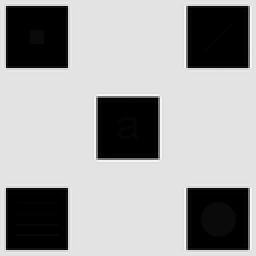
%> input picture 作业/hw1-18300290007/black.tif, 128 x 128 px, shrunk from 512 x 512 before the run (shown 2 times larger)
$ octave Local_hist_euqalization.m   (GNU Octave 9; MATLAB toolbox functions it lacks are replaced by stand-ins)
%> lines starting %> are read from the running program, lines starting %| are printed output that depends on the picture
clear all;clc;close all;
img=imread("black.tif");
%> img is the input picture: size 128x128 uint8; min 0, max 245, mean 161
subplot(2,2,1);
imshow(img);
title('origin image')
subplot(2,2,2);
A=localhist(img,5);
imshow(A)
title('k=5');
subplot(2,2,3);
A=localhist(img,9);
imshow(A)
title('k=9');
subplot(2,2,4);
A=localhist(img,13);
imshow(A)
title('k=13');

function A=localhist(B,k)
%> called with k = 5
[m,n]=size(B);
%> m = 128; n = 128
q=(k-1)/2; %中心到边界距离
A=zeros(m,n); %修改后另存矩阵
c=zeros(256,1); %灰度统计列
b=zeros(m+2*q,n+2*q); %扩张矩阵
b(1+q:m+q,1+q:n+q)=B;
b(1:q,1+q:n+q)=flipud(B(2:q+1,1:n));
b(m+q+1:m+2*q,1+q:n+q)=flipud(B(m-q:m-1,1:n));
b(1+q:m+q,1:q)=fliplr(B(1:m,2:q+1));
b(1+q:m+q,1+n+q:n+2*q)=fliplr(B(1:m,n-q:n-1));
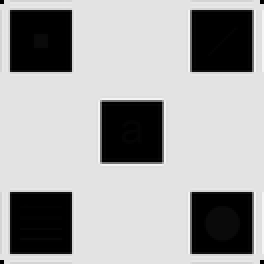
%> b: size 132x132 double (shown 2 times larger); min 0, max 245, mean 164.7
%imshow(b);
for i=1:1+2*q
    for j=1:1+2*q
        c(b(i,j)+1)=c(b(i,j)+1)+1;
    end
end %初始化
%> after the loop, c = 256 values, max 18 at index 228, min 0 at index 2, mean 0.0977
flag=1;
j=1+q;
for i=1+q:m+q
    A(i-q,j-q)=sum(c(1:b(i,j)+1))/k^2;
    sym=(flag-1)/2;
    for j=(-1*sym*(2*q+1+n)+flag*(1+q)):flag:(-1*sym*(2*q+1+n)+flag*(n+q))
        for x=i-q:i+q
            c(b(x,j-q)+1)= c(b(x,j-q)+1)-flag;
            c(b(x,j+q)+1)= c(b(x,j+q)+1)+flag;
        end
        A(i-q,j-q)=sum(c(1:b(i,j)+1))/k^2;
    end
    flag=-1*flag;
    if(i~=m+q)
        for x=j-q:j+q
            c(b(i-q,x)+1)= c(b(i-q,x)+1)-1;
            c(b(i+q,x)+1)= c(b(i+q,x)+1)+1;
        end
    end
end
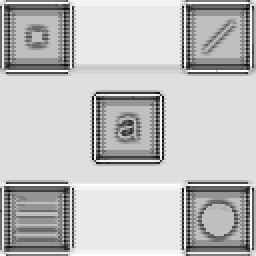
%> A: size 128x128 double (shown 2 times larger); min 0.08, max 1.04, mean 0.804; drawn with min black and max white
%> after the loop, c = 256 values, max 19 at index 228, min -1 at index 229, mean 0.0977
A=uint8(A*255);
%> A: size 128x128 uint8
%> call 2 of localhist, with k = 9
%> in localhist (call 2), `b(1+q:m+q,1+n+q:n+2*q)=fliplr(B(1:m,n-q:n-1));`:
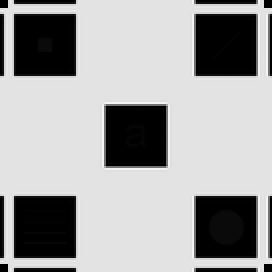
%> b: size 136x136 double (shown 2 times larger); min 0, max 245, mean 162.1
%> after the loop in localhist (call 2), `for i=1:1+2*q`: c = 256 values, max 19 at index 1, min 0 at index 2, mean 0.316
%> after the loop in localhist (call 2), `for i=1+q:m+q`:
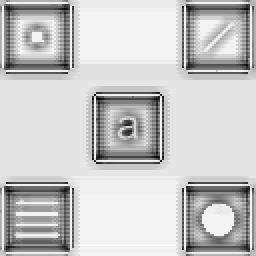
%> A: size 128x128 double (shown 2 times larger); min 0.185, max 1.04, mean 0.856; drawn with min black and max white
%> after the loop in localhist (call 2), `for i=1+q:m+q`: c = 256 values, max 19 at index 228, min -3 at index 221, mean 0.316
%> call 3 of localhist, with k = 13
%> in localhist (call 3), `b(1+q:m+q,1+n+q:n+2*q)=fliplr(B(1:m,n-q:n-1));`:
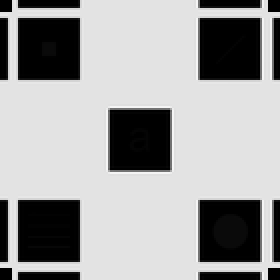
%> b: size 140x140 double (shown 2 times larger); min 0, max 245, mean 159.2
%> after the loop in localhist (call 3), `for i=1:1+2*q`: c = 256 values, max 51 at index 1, min 0 at index 4, mean 0.66
%> after the loop in localhist (call 3), `for i=1+q:m+q`:
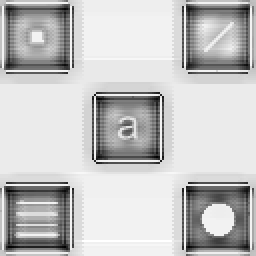
%> A: size 128x128 double (shown 2 times larger); min 0.201, max 1.04, mean 0.85; drawn with min black and max white
%> after the loop in localhist (call 3), `for i=1+q:m+q`: c = 256 values, max 47 at index 1, min -3 at index 113, mean 0.66
%> in localhist (call 3), `A=uint8(A*255);`:
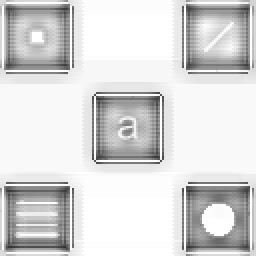
%> A: size 128x128 uint8 (shown 2 times larger); min 51, max 255, mean 216.7
end
